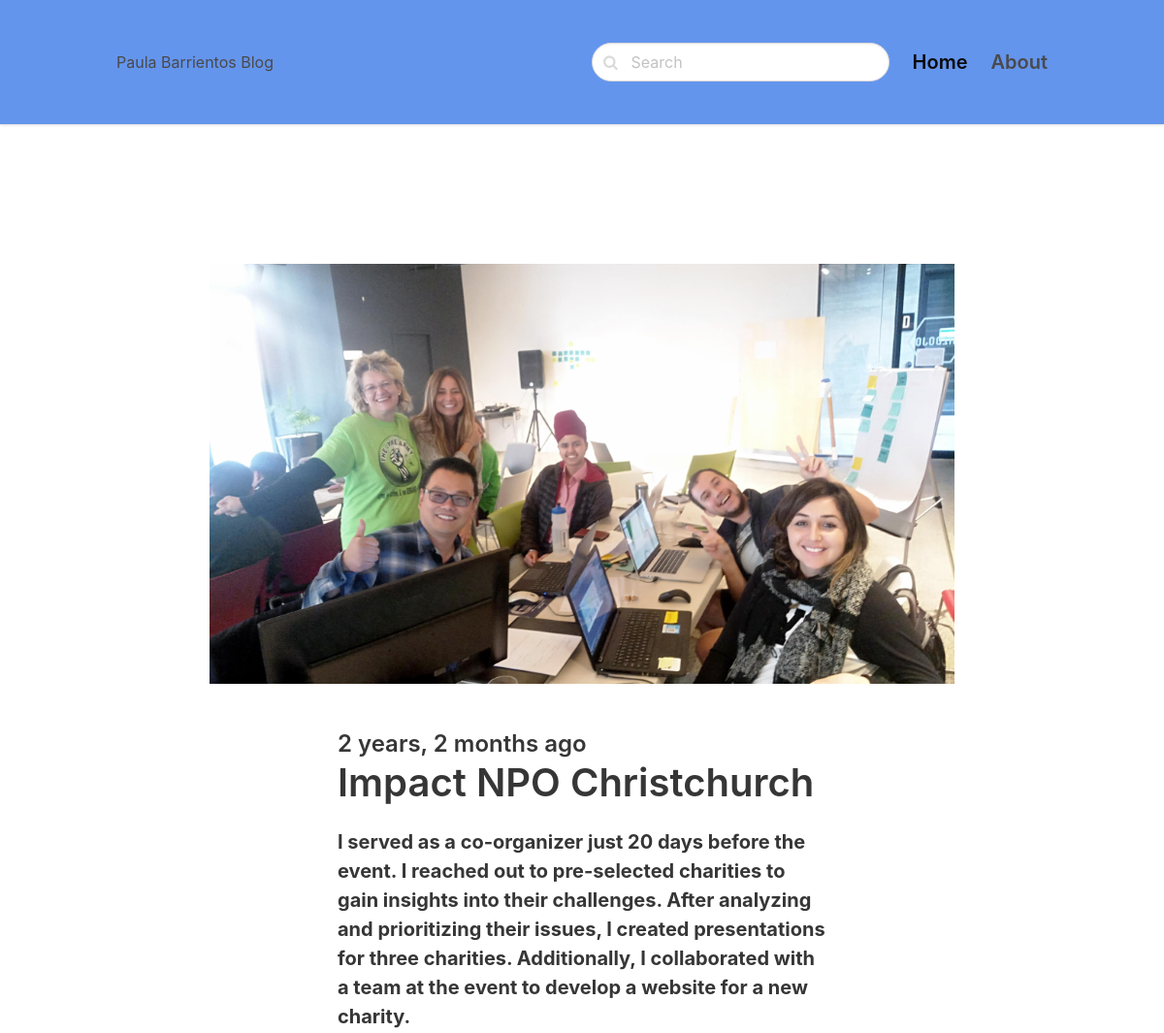
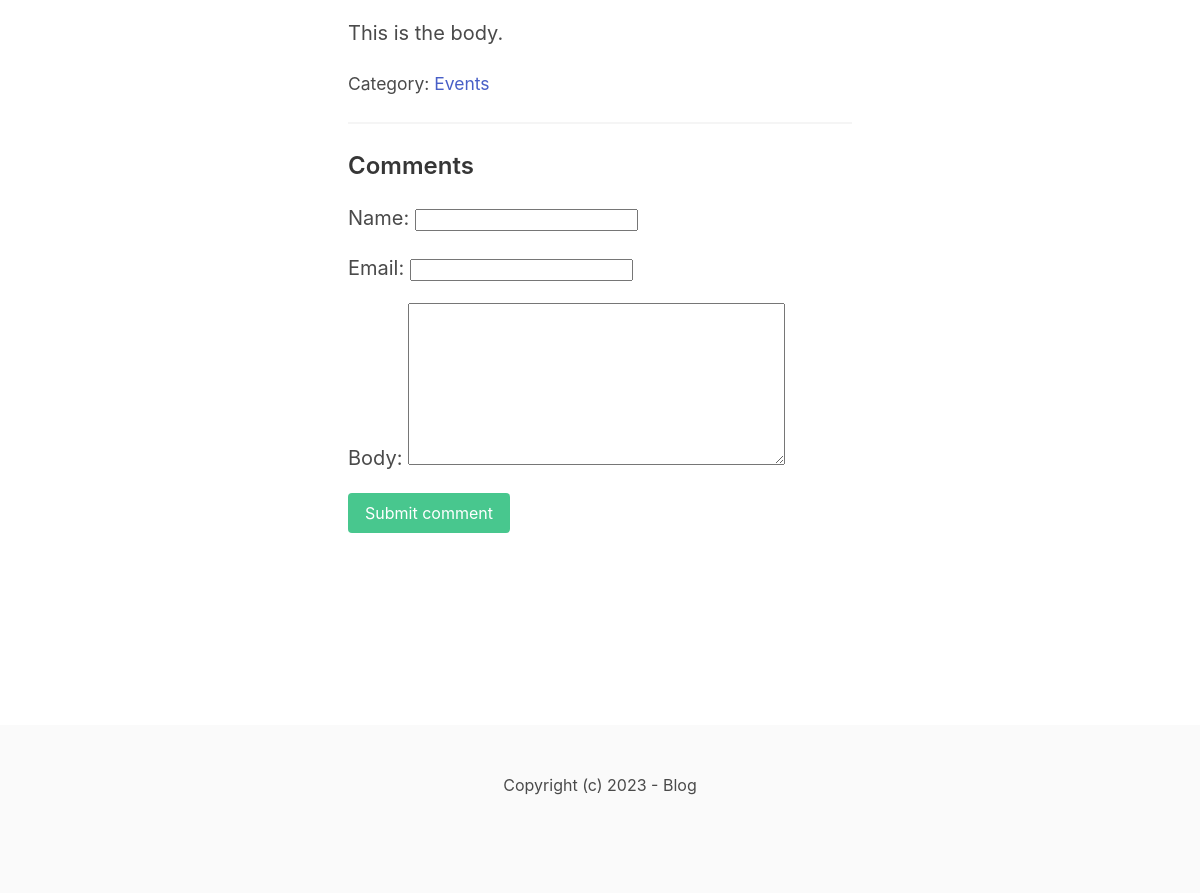
/events/impact-npo-christchurch/, run on the app's committed database (2 pictures, top to bottom).
### blog/models.py (models this page shows, shortened)
class Post(models.Model):
    ACTIVE = 'active'
    DRAFT = 'draft'
    CHOICES_STATUS = (
        (ACTIVE, 'Active'),
        (DRAFT, 'Draft')
    )
    category = models.ForeignKey(Category, related_name='posts', on_delete=models.CASCADE)
    title = models.CharField(max_length=255)
    slug = models.SlugField()
    intro = models. TextField()
    body = models.TextField()
    created_at = models.DateTimeField(auto_now_add=True)
    status = models.CharField(max_length=10, choices=CHOICES_STATUS, default=ACTIVE)
    image = models.ImageField(upload_to='uploads/', blank=True, null=True)
    class Meta:
        ordering = ('-created_at',)

class Category(models.Model):
    title = models.CharField(max_length=255)
    slug = models.SlugField()
    class Meta:
        ordering = ('title',)
        verbose_name_plural = 'Categories'
    def __str__(self):
        return self.title

### blog/views.py (the view)
# urls.py: path('<slug:category_slug>/<slug:slug>/', views.detail, name='post_detail'),
def detail(request, category_slug, slug):
    post = get_object_or_404(Post, slug=slug, status=Post.ACTIVE)
    if request.method == 'POST':
        form = CommentForm(request.POST)
        if form.is_valid():
            comment = form.save(commit=False)
            comment.post = post
            comment.save()
            return redirect('post_detail', slug=slug)
    else:
        form = CommentForm()
    return render(request, 'blog/detail.html', {'post': post, 'form' : form})

### blog/forms.py
class CommentForm(forms.ModelForm):
    class Meta:
        model = Comment
        fields = ('name', 'email', 'body')

### blog/templates/blog/detail.html (shortened to what this page needs)
{% extends 'core/base.html' %}
{% block content %}
<section class="hero">
    <div class="hero-body">
        <div class="container">
            <section class="section">
                {% if post.image %}
                    <figure class="image mb-6">
                        <img src="{{ post.image.url }}">
                    </figure>
                {% endif %}
                <div class="columns">
                    <div class="column is-8 is-offset-2">
                        <div class="content is-medium">
                            <h2 class="subtitle is-4">{{ post.created_at|timesince }} ago</h2>
                            <h1 class="title">{{ post.title }}</h1>
                            <p><strong>{{ post.intro }}</strong></p>
                            <p>{{ post.body }}</p>
                            <p><small>Category: <a href="{% url 'category_detail' post.category.slug %}">{{ post.category }}</a></small></p>
                            <hr>
                            <h2 class="subtitle is-4">Comments</h2>
                            <form method="post" class="mb-6">
                                {{ form.as_p }}
                                <div class="field">
                                    <div class="control">
                                        <button class="button is-success">Submit comment</button>
                                    </div>
                                </div>
                            </form>
                        </div>
                    </div>
                </div>
            </section>
        </div>
    </div>
</section>
{% endblock %}

### data on the page
Post: image (picture), created_at "2 years, 2 months", title "Impact NPO Christchurch", intro "I served as a co-organizer just 20 days before the event. I reached out to pre-selected charities to gain insights into their challenges. After analyzing and prioritizing their issues, I created presentations for three charities. Additionally, I collaborated with a team at the event to develop a website for a new charity.", body "This is the body.", category "Events"
